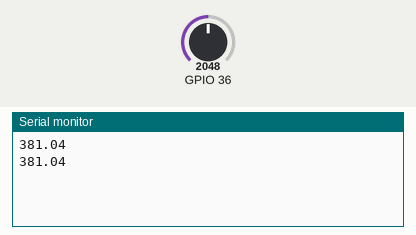
A sketch run on a simulated ESP32. Shown: the last lines printed to the serial monitor. The test bench sets the inputs (shaded band); at power-on: GPIO 36 = 2048.

Above: at 10.8 s.
10.9 s: GPIO 36 set to 113
At 20.7 s:
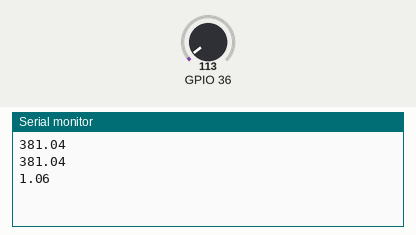
20.9 s: GPIO 36 set to 95
At 30.7 s:
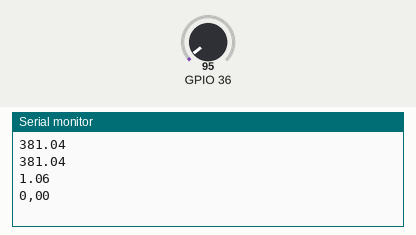

The sketch:

Codigo_Arduino_.ino
```cpp
int Valor; // Leitura do ADC
int offset = 102; // Ajuste de pressão zero
int fullScale = 922; // Ajuste para pressão máxima (span)
float pressaoSensor;
float pressao; // Pressão final

void setup() {

  Serial.begin(9600); // Porta Serial para comunicação com o ESP32
}

void loop() {
  Valor = analogRead(A0);

  // Conversão da pressão para PSI
  pressaoSensor = ((float)(Valor - offset) * 150.0) / (fullScale - offset);
  pressao = 1.0735 * pressaoSensor - 1.0963;

  if (pressao > 0) {

    Serial.print(pressao, 2); // Envia o valor da pressão para o ESP32
    Serial.println();

  } else {
    Serial.println("0,00");

  }

  delay(10000); // Atraso de 1 segundo
}
```

Measured:
- the behaviour switches between 108 and 107 on GPIO 36 (found by bisection; images 1 and 2)
- after the input at 10.9 s, the serial monitor: prints a new line after 9.1 s (image 1)
- after the input at 20.9 s, the serial monitor: prints a new line after 9.1 s (image 2)
